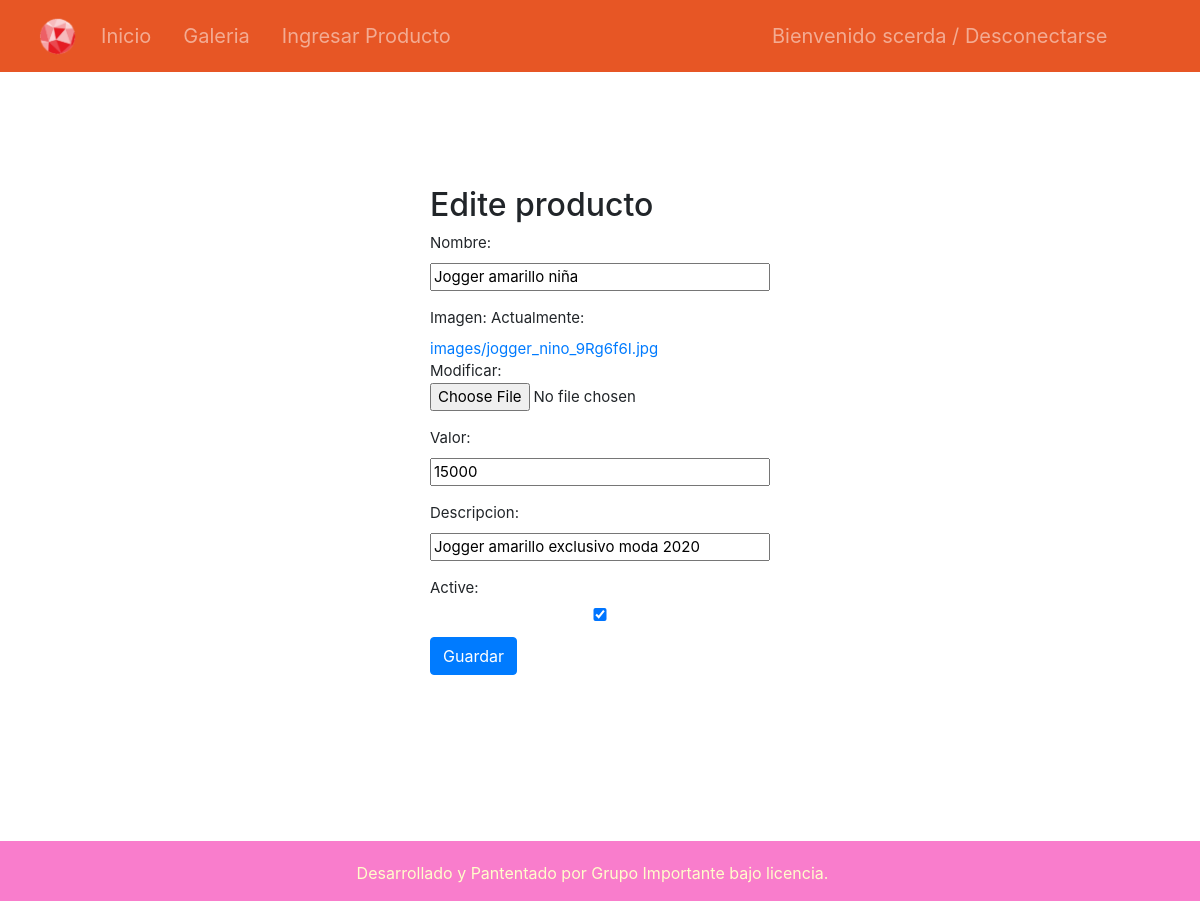
Page /producto/9/edit/ (signed in) on the committed database.
### blog/models.py (models this page shows, shortened)
class Productos(models.Model):
    nombre = models.CharField(max_length=200)
    imagen = models.ImageField()
    valor = models.IntegerField()
    descripcion = models.CharField(max_length=200)
    active = models.BooleanField(default=True)

### blog/views.py (the view)
# urls.py: path('producto/<int:pk>/edit/', views.producto_edit, name='producto_edit'),
def producto_edit(request, pk):
    if request.user.is_staff:
        producto = get_object_or_404(Productos, pk=pk)
        if request.method == "POST":
            form = ProductForm(request.POST, request.FILES, instance=producto)
            if form.is_valid():
                form.save()
                return redirect('galeria')
        else:
            form = ProductForm(instance=producto)
        return render(request, 'blog/producto_edit.html', {'form': form})

### blog/forms.py
class ProductForm(forms.ModelForm):
    class Meta:
        model = Productos
        fields = ('nombre', 'imagen', 'valor', 'descripcion', 'active',)

### blog/templates/blog/producto_edit.html
{% extends 'blog/base.html' %} {% block content %}
<div class='producto_edit'>
<h2>Edite producto</h2>
<form method="POST" class="post-form" enctype="multipart/form-data">{% csrf_token %} {{ form.as_p }}
    <button type="submit" class="btn btn-primary">Guardar</button>
</form>
</div>
{% endblock %}

### blog/templates/blog/base.html (shortened to what this page needs)
{% load static %}
{% load pwa %}
<html lang="es-es">
<head>
    <link rel="stylesheet" href="{% static 'css/blog.css' %}">
    <link rel="stylesheet" href="{% static 'css/custom.css' %}">
    <link rel="stylesheet" href="https://cdn.jsdelivr.net/npm/bootstrap@4.5.3/dist/css/bootstrap.min.css"
>
</head>
<body>
    <section>
        <nav class="navbar navbar-expand-lg navbar-dark bg-nav" role="navigation">
            <div class="container">
                <a class="navbar-brand" href="{% url 'index' %}"><img class="logo"
                        src="{% static 'img/logo2.png' %}"></a>
                <div class="collapse navbar-collapse" id="exCollapsingNavbar">
                    <ul id="nav" class="nav navbar-nav">
                        <li id="inicio" class="navbar-brand"><a href="{% url 'index' %}" class="nav-link">Inicio</a>
                        </li>
                        <li class="navbar-brand"><a href="{% url 'galeria' %}" class="nav-link">Galeria</a></li>
                        {% if user.is_authenticated and user.is_staff %}
                        <li class="navbar-brand"><a href="{% url 'ingreso_producto' %}" class="nav-link">Ingresar
                                Producto</a></li>
                        {% endif %}
                    </ul>
                    <ul class="nav navbar-nav justify-content-between ml-auto">
                        <li class="nav-item order-2 order-md-1"><a href="#" class="nav-link" title="settings"></a></li>
                        {% if user.is_authenticated%}
                        <li class="navbar-brand"><a href="{% url 'logout' %}"  class="nav-link">Bienvenido {{request.user.username}} / Desconectarse</a></li>
                        {% endif %}
                    </ul>
                </div>
            </div>
        </nav>
    </section>
    <div id="wrap">
        <div id="main" class="container clear-top">
            <br>
            <br> {% block content %} {% endblock %}
        </div>
    </div>
    <footer class="footer">Desarrollado y Pantentado por Grupo Importante bajo licencia. </footer>
</body>
</html>

### blog/static/css/blog.css (style rules this page uses)
.producto_edit { width: 340px; margin: 50px auto; font-size: 15px; }

### blog/static/css/custom.css (style rules this page uses)
.bg-nav { background-color: rgb(231, 86, 37); margin-left: -15px; }
.logo { height: 40px; }
html, body { height: 100%; }
#wrap { min-height: 90%; padding: 1em; overflow: hidden; }
#main { overflow: auto; padding-bottom: 150px; }
.footer { position: relative; margin-top: -50px; height: 60px; clear: both; padding-top: 20px; color: #fffeca; background-color: #F97DCC; text-align: center; margin-left: -15px; }

### rows in the picture
Productos: nombre "Jogger amarillo niña", valor "15000", descripcion "Jogger amarillo exclusivo moda 2020", active "☑"

### other values in the picture
{{ request.user.username }} "scerda"
